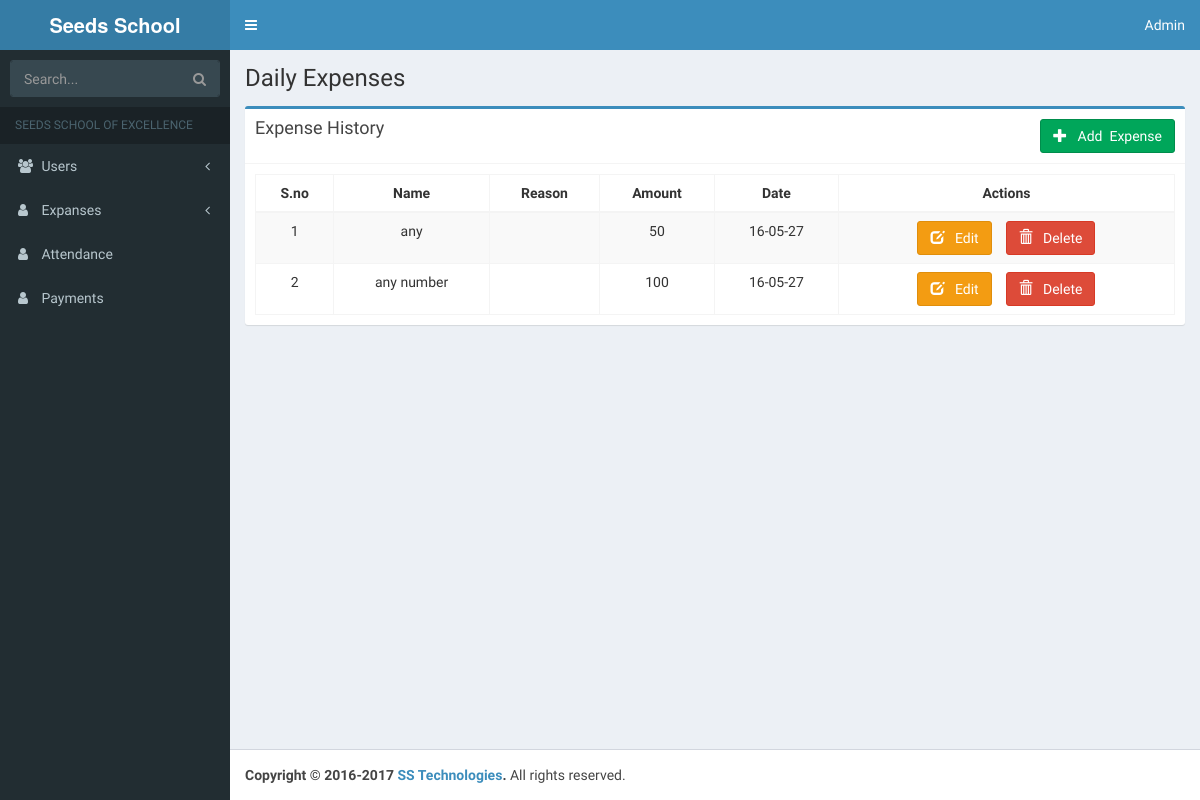
/index.php/expensecontroller/view_expenses, run on an earlier commit of the app's database.
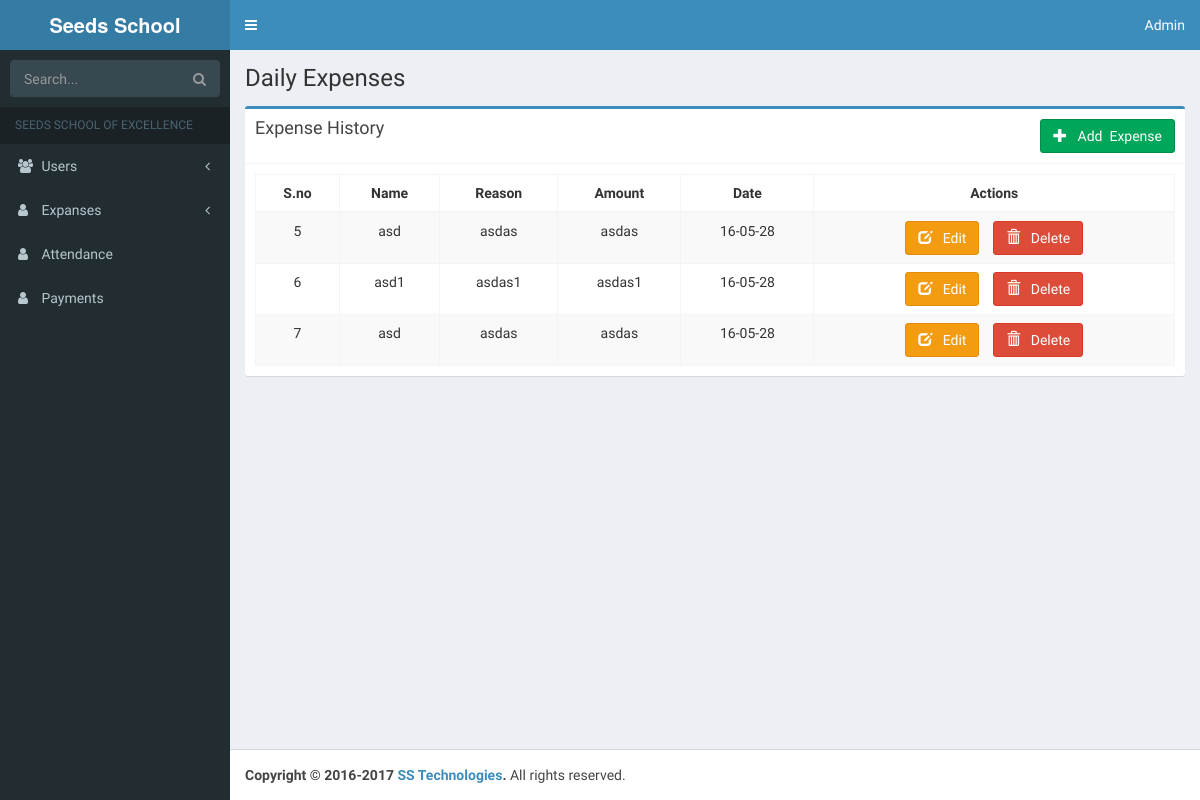
And on a later commit of the database.
### tables this page shows
CREATE TABLE IF NOT EXISTS `expenses` (
  `expense_id` int(11) NOT NULL AUTO_INCREMENT,
  `expense_name` varchar(255) NOT NULL,
  `expenses_reason` varchar(500) NOT NULL,
  `expense_amount` varchar(255) NOT NULL,
  `created_at` varchar(255) NOT NULL,
  `updated_at` varchar(255) NOT NULL,
  PRIMARY KEY (`expense_id`)
);

### application/controllers/ExpenseController.php (called while the page is built, shortened)
<?php
class ExpenseController extends CI_Controller {
    public function view_expenses(){
	$query  = $this->db->get( 'expenses' );
	$result['data'] = $query->result();
        $this->load->view('include/header');
        $this->load->view('include/sidebar');
        $this->load->view('expenses/view_expenses',$result);
        $this->load->view('include/footer');
    }
}

### index.php (called while the page is built, shortened)
<?php
require_once BASEPATH.'core/CodeIgniter.php';

### application/views/expenses/view_expenses.php (the view, shortened to what this page needs)
<div class="content-wrapper">
        <section class="content-header">
          <h1>
            Daily Expenses
          </h1>
        </section>
        <section class="content">
          <div class="row">
            <div class="col-md-12">
              <div class="box box-primary">
                <div class="box-header with-border">
		    <h3 class="box-title">Expense History</h3>
		    <a href="<?= site_url()?>expensecontroller/add_expenses" type="button" class="btn btn-success pull-right"><i class="glyphicon glyphicon-plus"></i>&nbsp;&nbsp;&nbsp;Add&nbsp;&nbsp;Expense</a>
                </div>
                 <div class="box-body">
                  <table id="example1" class="table table-bordered table-striped">
                    <thead>
                      <tr>
                        <th>S.no</th>
                        <th>Name</th>
                        <th>Reason</th>
                        <th>Amount</th>
			<th>Date</th>
                        <th class="text-center">Actions</th>
                      </tr>
                    </thead>
                    <tbody>
		    <?php
			foreach ( $data as $array ) { ?>
			    <tr>
				<td><?= $array->expense_id ?></td>
				<td><?= $array->expense_name ?></td>
				<td><?= $array->expenses_reason ?></td>
				<td><?= $array->expense_amount ?></td>
				<td><?= $array->created_at ?></td>
				<td>
				    <a href="<?= site_url()?>expensecontroller/edit_expenses/<?= $array->expense_id; ?>" type="button" class="btn btn-warning"> <i class="glyphicon glyphicon-edit"></i>&nbsp;&nbsp;&nbsp;Edit</a>&nbsp;&nbsp;&nbsp;
				    <a href="<?= site_url()?>expensecontroller/delete_expenses/<?= $array->expense_id; ?>" type="button" class="btn btn-danger"> <i class="glyphicon glyphicon-trash"></i>&nbsp;&nbsp;&nbsp;Delete</a>
				</td>
			    </tr>
		    <?php } ?>
                  </table>
                </div>
              </div>
              </div>
       </div>
     </div>
</div>

What changed in the data, as far as the page shows it:
removed expenses: expense_id "1", expense_name "any", expense_amount "50", created_at "16-05-27"
removed expenses: expense_id "2", expense_name "any number", expense_amount "100", created_at "16-05-27"
added expenses: expense_id "5", expense_name "asd", expenses_reason "asdas", expense_amount "asdas", created_at "16-05-28"
added expenses: expense_id "6", expense_name "asd1", expenses_reason "asdas1", expense_amount "asdas1", created_at "16-05-28"
added expenses: expense_id "7", expense_name "asd", expenses_reason "asdas", expense_amount "asdas", created_at "16-05-28"
